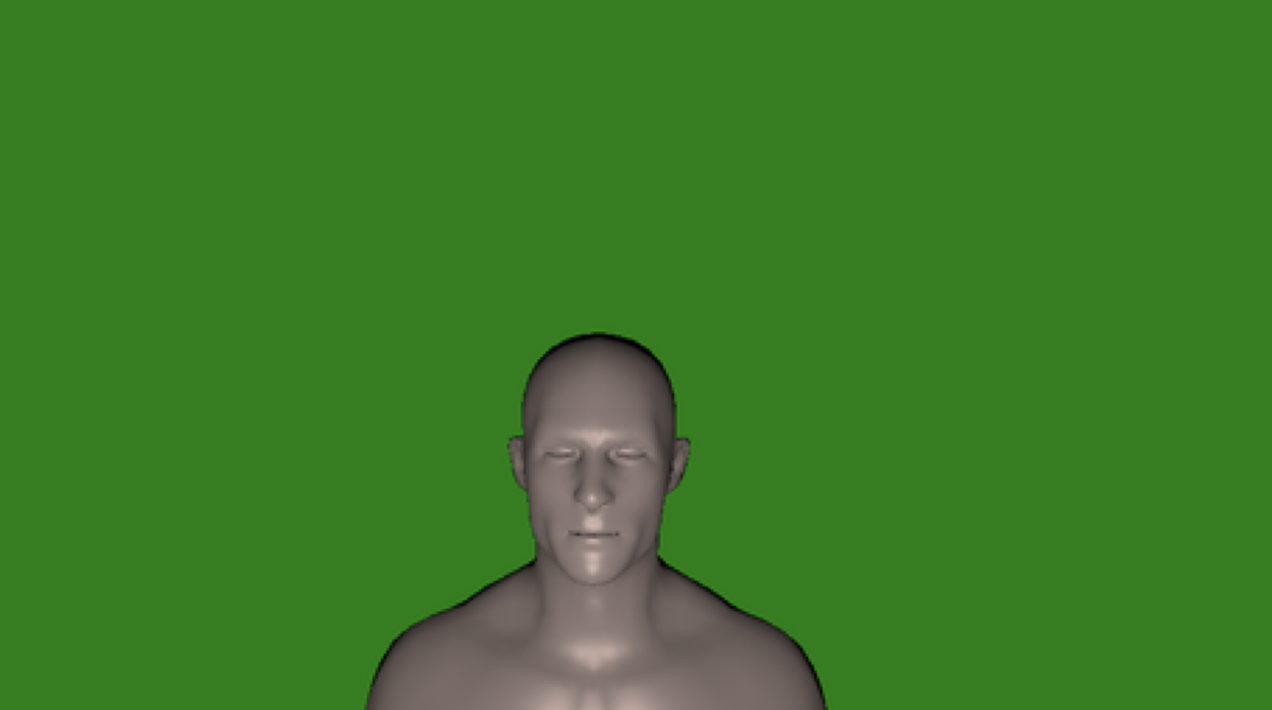
#> input picture figure.png, 1272 x 710 px
$ python test_kernel2.py
#> lines starting #> are read from the running program, lines starting #| are printed output that depends on the picture
import numpy as np
import matplotlib.pyplot as plt
from skimage.io import imread, imshow
from skimage.color import rgb2gray
from skimage.transform import rescale
from scipy.signal import convolve2d

my_dog = imread('figure.png')
#> my_dog is the input picture: shape (710, 1272, 4); mean R, G, B, A 60.3, 122.4, 39.2, 255
my_dog_gray = rgb2gray(my_dog[:,:,:3])
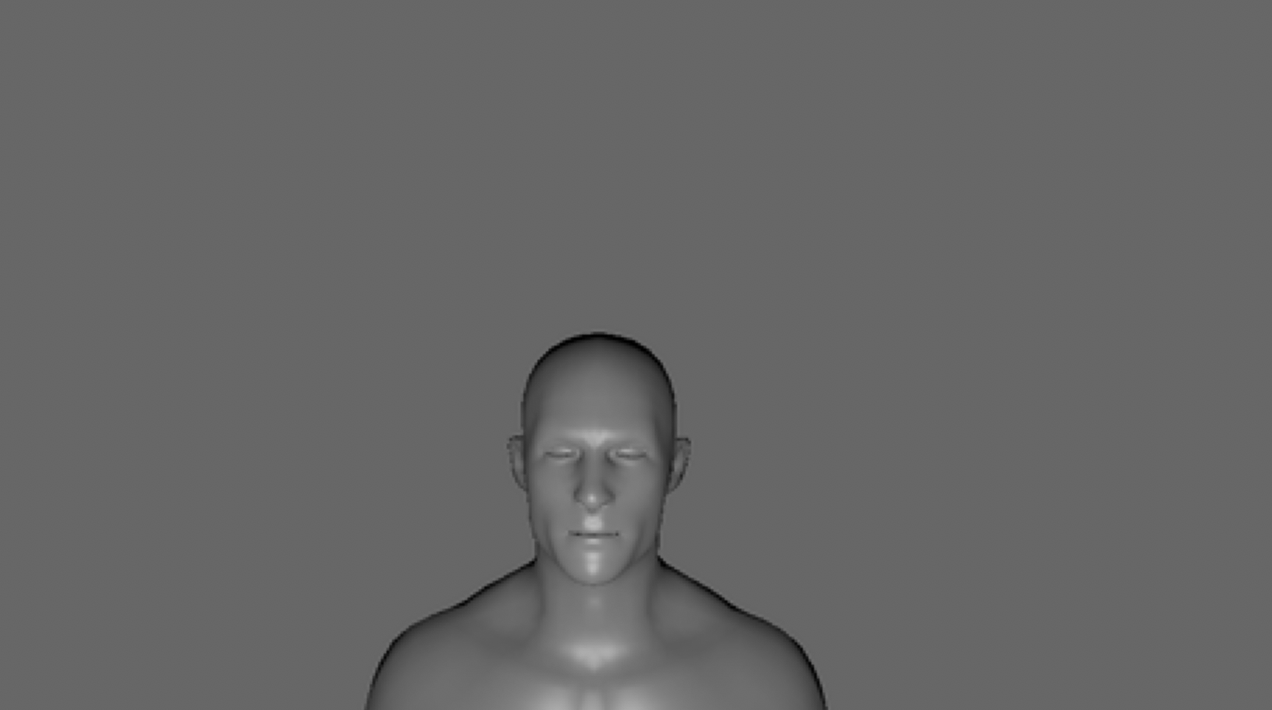
#> my_dog_gray: shape (710, 1272) float64; min 0, max 0.733, mean 0.405
kernel = np.array([[-1, -1, -1],
                    [-1, 8, -1],
                    [-1, -1, -1]])
conv_im1 = convolve2d(my_dog_gray, kernel[::-1, ::-1]).clip(0,1)
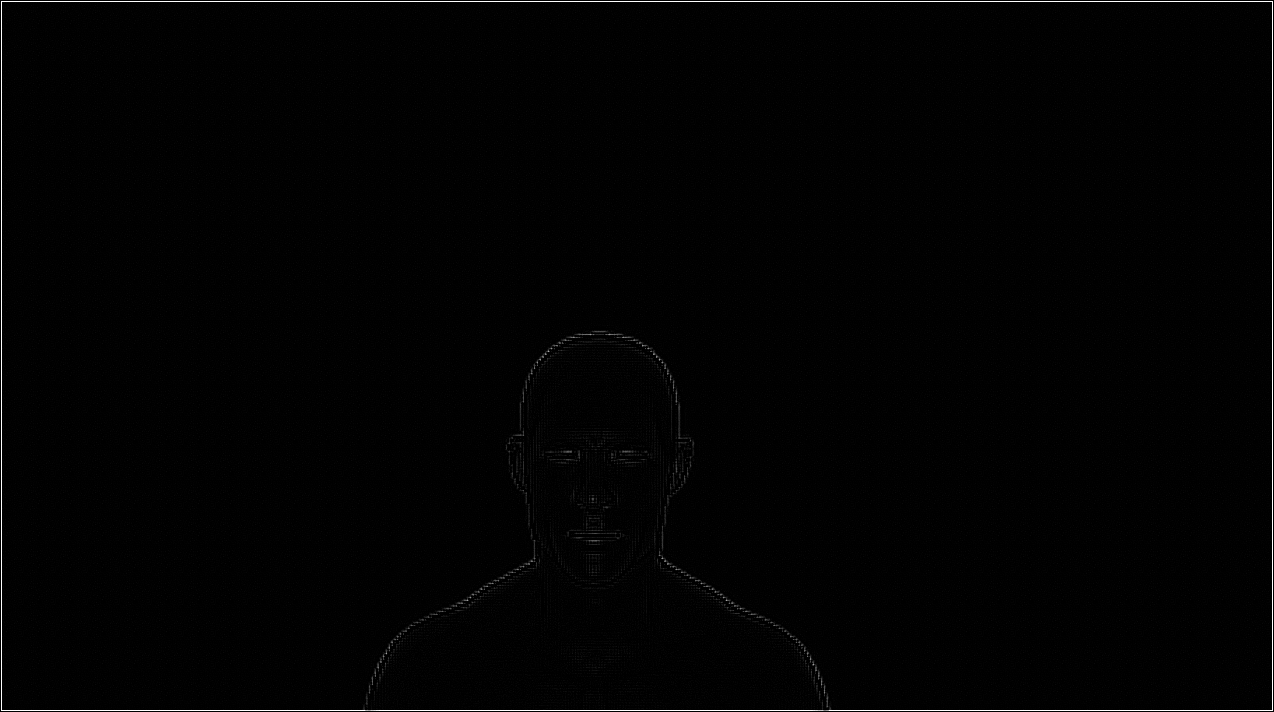
#> conv_im1: shape (712, 1274) float64; min 0, max 1, mean 0.011
plt.imshow(abs(conv_im1), cmap='gray')
# plt.imshow(my_dog)
plt.show()
